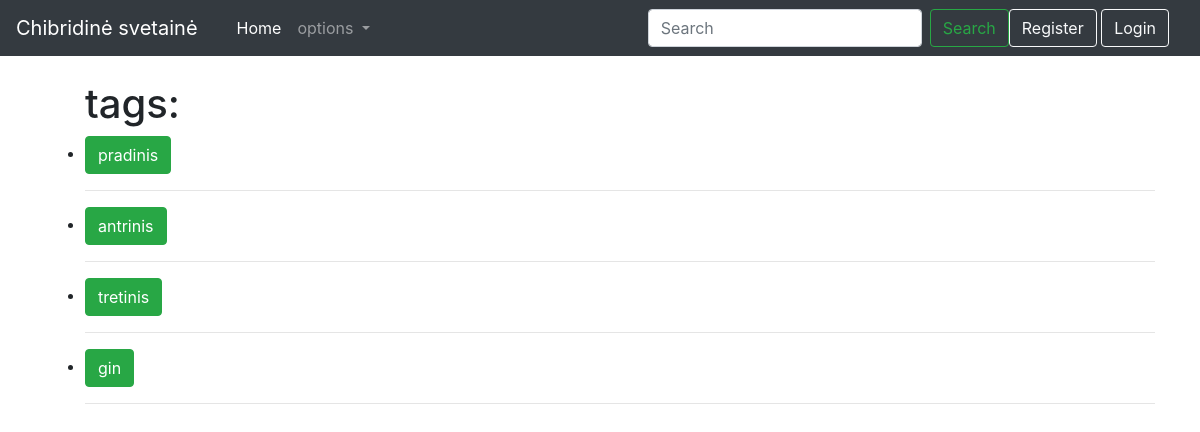
/all_tags/, run on an earlier commit of the app's database.
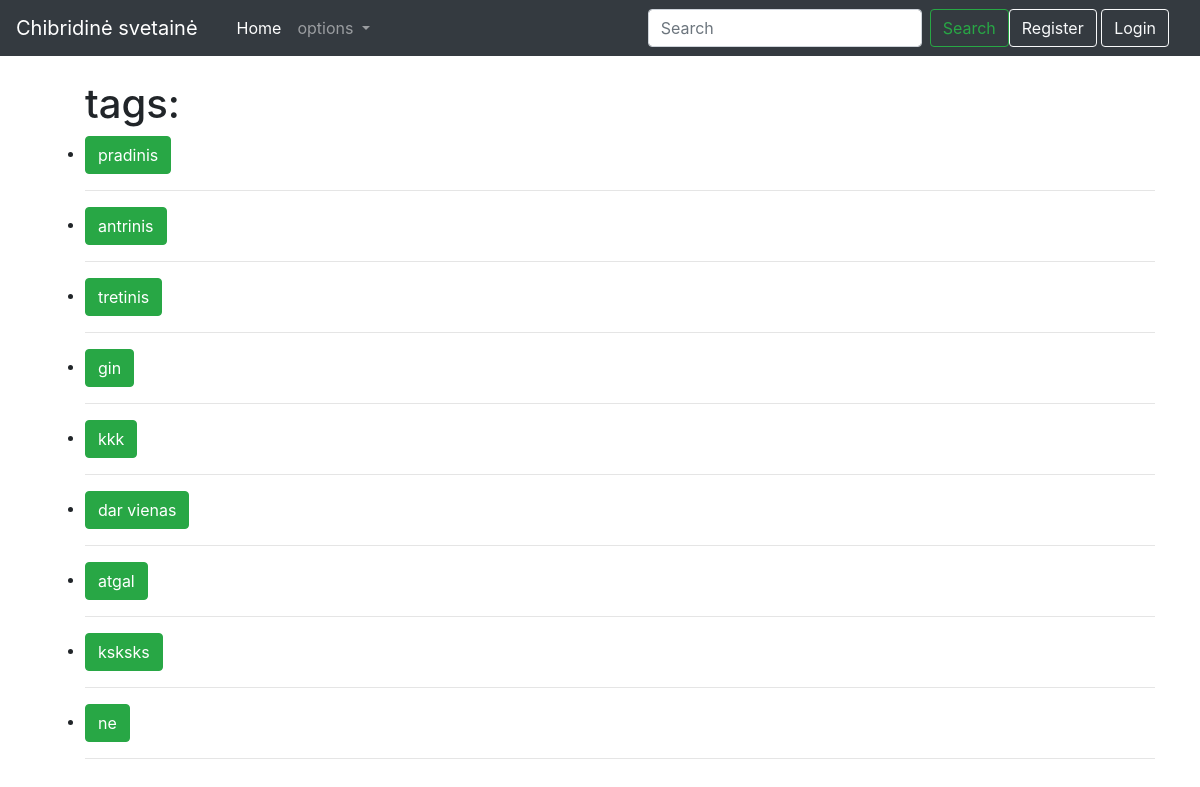
And on a later commit of the database.
### CCiongo/models.py (models this page shows, shortened)
class Tagg(models.Model):
    name = models.CharField('tagg', max_length=100)

### CCiongo/views.py (the view)
# urls.py: path('all_tags/', AllTaggView.as_view(), name = "all_tags"),
class AllTaggView(ListView):
    model = Tagg
    template_name = "all_tags.html"

### CCiongo/templates/all_tags.html (shortened to what this page needs)
{% extends "base.html" %}
{% block content %}
<ul>
    <br>
    <h1>tags:</h1>
    {% for user in object_list %}
    <li><strong><a class="btn btn-success" href="{% url 'tagg' user.pk %}">{{ user.name }}</a></strong></li>
    <hr>
    {% empty %}
        <li>No users yet.</li>
    {% endfor %}
    </ul>
{% endblock %}

What changed in the data, as far as the page shows it:
added Tagg: name "kkk"
added Tagg: name "dar vienas"
added Tagg: name "atgal"
added Tagg: name "ksksks"
added Tagg: name "ne"
